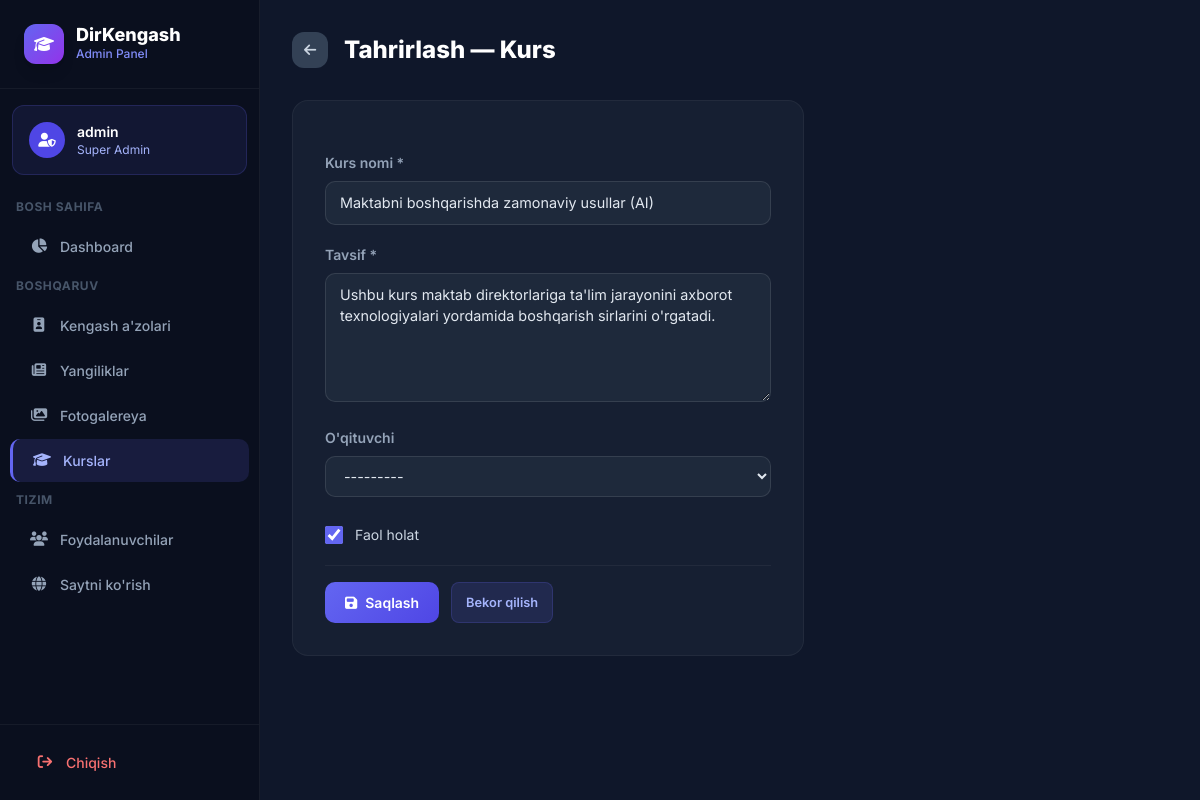
The app's page /admin-panel/courses/1/edit/ (signed in) with its own data.
### core/models.py (models this page shows, shortened)
class User(AbstractUser):
    class Role(models.TextChoices):
        ADMIN = 'ADMIN', _('Admin')
        DIRECTOR = 'DIRECTOR', _('Director')
        TEACHER = 'TEACHER', _('Teacher')
    role = models.CharField(max_length=20, choices=Role.choices, default=Role.TEACHER)
    phone_number = models.CharField(max_length=20, blank=True, null=True)
    avatar = models.ImageField(upload_to='avatars/', null=True, blank=True)
    def __str__(self):
        return f"{self.username} ({self.get_role_display()})"

class Course(models.Model):
    title = models.CharField(max_length=255)
    description = models.TextField()
    instructor = models.ForeignKey(User, on_delete=models.SET_NULL, null=True, related_name='taught_courses')
    created_at = models.DateTimeField(auto_now_add=True)
    is_active = models.BooleanField(default=True)

### core/admin_views.py (the view)
# urls.py: path('admin-panel/courses/<int:pk>/edit/', admin_views.admin_course_edit_view, name='admin_course_edit'),
@admin_required
def admin_course_edit_view(request, pk):
    course = get_object_or_404(Course, pk=pk)
    form = CourseForm(instance=course)
    if request.method == 'POST':
        form = CourseForm(request.POST, instance=course)
        if form.is_valid():
            form.save()
            messages.success(request, "Kurs yangilandi!")
            return redirect('admin_courses')
    return render(request, 'admin_course_form.html', {'form': form, 'action': 'Tahrirlash', 'course': course})

### core/admin_forms.py
class CourseForm(forms.ModelForm):
    class Meta:
        model = Course
        fields = ['title', 'description', 'instructor', 'is_active']
        widgets = {
            'title': forms.TextInput(attrs={'class': 'admin-input', 'placeholder': "Kurs nomi"}),
            'description': forms.Textarea(attrs={'class': 'admin-input', 'rows': 5, 'placeholder': "Kurs haqida ma'lumot..."}),
            'instructor': forms.Select(attrs={'class': 'admin-input'}),
            'is_active': forms.CheckboxInput(attrs={'class': 'admin-checkbox'}),
        }

### core/admin_views.py (called while the page is built)
def admin_required(view_func):
    @wraps(view_func)
    def wrapper(request, *args, **kwargs):
        if not request.user.is_authenticated:
            return redirect('admin_login')
        if not request.user.is_staff:
            return render(request, 'admin_403.html', status=403)
        return view_func(request, *args, **kwargs)
    return wrapper

### templates/admin_course_form.html (shortened to what this page needs)
{% extends 'admin_base.html' %}
{% block content %}
<div class="flex items-center gap-4 mb-8">
    <a href="{% url 'admin_courses' %}" class="w-9 h-9 rounded-xl bg-slate-700 hover:bg-slate-600 flex items-center justify-center text-slate-300 transition-colors">
        <i class="fa-solid fa-arrow-left text-sm"></i>
    </a>
    <h1 class="text-2xl font-extrabold text-white">{{ action }} — Kurs</h1>
</div>
<div class="max-w-lg">
    <div class="bg-slate-800/50 border border-white/5 rounded-2xl p-8">
        <form method="post" class="space-y-5">
            <div>
                <label class="block text-slate-400 text-sm font-semibold mb-2">Kurs nomi *</label>
                {{ form.title }}
            </div>
            <div>
                <label class="block text-slate-400 text-sm font-semibold mb-2">Tavsif *</label>
                {{ form.description }}
            </div>
            <div>
                <label class="block text-slate-400 text-sm font-semibold mb-2">O'qituvchi</label>
                {{ form.instructor }}
            </div>
            <div class="flex items-center gap-3 pt-2">
                {{ form.is_active }}
                <label class="text-slate-300 text-sm">Faol holat</label>
            </div>
            <div class="flex gap-3 pt-4 border-t border-white/5">
                <button type="submit" class="btn-admin-primary"><i class="fa-solid fa-save"></i> Saqlash</button>
                <a href="{% url 'admin_courses' %}" class="btn-admin-edit">Bekor qilish</a>
            </div>
        </form>
    </div>
</div>
{% endblock %}

### templates/admin_base.html (shortened to what this page needs)
<!DOCTYPE html>
<html lang="uz">
<head>
    <script src="https://cdn.tailwindcss.com"></script>
    <link rel="stylesheet" href="https://cdnjs.cloudflare.com/ajax/libs/font-awesome/6.4.0/css/all.min.css">
</head>
<body>
<div class="flex">
    <aside class="sidebar flex flex-col" style="position: fixed; top: 0; left: 0; height: 100vh; overflow-y: auto; z-index: 50;">
        <div class="p-6 border-b border-white/5">
            <div class="flex items-center gap-3">
                <div class="w-10 h-10 rounded-xl bg-gradient-to-br from-indigo-500 to-purple-600 flex items-center justify-center shadow-lg">
                    <i class="fa-solid fa-graduation-cap text-white"></i>
                </div>
                <div>
                    <div class="font-extrabold text-white text-lg leading-none">DirKengash</div>
                    <div class="text-indigo-400 text-xs font-medium mt-0.5">Admin Panel</div>
                </div>
            </div>
        </div>
        <div class="p-4 mx-3 mt-4 rounded-xl bg-indigo-500/10 border border-indigo-500/20 flex items-center gap-3">
            <div class="w-9 h-9 rounded-full bg-indigo-600 flex items-center justify-center shrink-0">
                <i class="fa-solid fa-user-shield text-white text-sm"></i>
            </div>
            <div class="min-w-0">
                <div class="text-white font-semibold text-sm truncate">{{ request.user.username }}</div>
                <div class="text-indigo-300 text-xs">Super Admin</div>
            </div>
        </div>
        <nav class="flex-1 py-4 space-y-0.5">
            <div class="px-4 py-2 text-xs font-bold text-slate-600 uppercase tracking-wider">Bosh sahifa</div>
            <a href="{% url 'admin_dashboard' %}" class="sidebar-link {% if request.resolver_match.url_name == 'admin_dashboard' %}active{% endif %}">
                <i class="fa-solid fa-chart-pie"></i> Dashboard
            </a>
            <div class="px-4 py-2 mt-2 text-xs font-bold text-slate-600 uppercase tracking-wider">Boshqaruv</div>
            <a href="{% url 'admin_members' %}" class="sidebar-link {% if 'member' in request.resolver_match.url_name %}active{% endif %}">
                <i class="fa-solid fa-id-badge"></i> Kengash a'zolari
            </a>
            <a href="{% url 'admin_news' %}" class="sidebar-link {% if 'news' in request.resolver_match.url_name %}active{% endif %}">
                <i class="fa-solid fa-newspaper"></i> Yangiliklar
            </a>
            <a href="{% url 'admin_gallery' %}" class="sidebar-link {% if 'gallery' in request.resolver_match.url_name %}active{% endif %}">
                <i class="fa-solid fa-images"></i> Fotogalereya
            </a>
            <a href="{% url 'admin_courses' %}" class="sidebar-link {% if 'course' in request.resolver_match.url_name %}active{% endif %}">
                <i class="fa-solid fa-graduation-cap"></i> Kurslar
            </a>
            <div class="px-4 py-2 mt-2 text-xs font-bold text-slate-600 uppercase tracking-wider">Tizim</div>
            <a href="{% url 'admin_users' %}" class="sidebar-link {% if 'user' in request.resolver_match.url_name %}active{% endif %}">
                <i class="fa-solid fa-users"></i> Foydalanuvchilar
            </a>
            <a href="{% url 'index' %}" target="_blank" class="sidebar-link">
                <i class="fa-solid fa-globe"></i> Saytni ko'rish
            </a>
        </nav>
        <div class="p-4 border-t border-white/5">
            <a href="{% url 'admin_logout' %}" class="sidebar-link text-red-400 hover:text-red-300 hover:bg-red-500/10 m-0">
                <i class="fa-solid fa-arrow-right-from-bracket"></i> Chiqish
            </a>
        </div>
    </aside>
    <main class="main-content" style="margin-left: 260px; min-height: 100vh; padding: 32px; width: calc(100% - 260px);">
        {% block content %}{% endblock %}
    </main>
</div>
</body>
</html>

### templates/admin_base.html (style rules this page uses)
* { box-sizing: border-box; }
body { font-family: 'Inter', sans-serif; background: #0f172a; color: #e2e8f0; margin: 0; }
.sidebar { width: 260px; min-height: 100vh; background: #0a0f1e; border-right: 1px solid rgba(255,255,255,0.06); }
.sidebar-link { display: flex; align-items: center; gap: 12px; padding: 11px 20px; border-radius: 10px; color: #94a3b8; font-size: 0.875rem; font-weight: 500; transition: all 0.2s; cursor: pointer; text-decoration: none; margin: 2px 10px; }
.sidebar-link:hover, .sidebar-link.active { background: rgba(99,102,241,0.15); color: #a5b4fc; }
.sidebar-link.active { border-left: 3px solid #6366f1; }
.sidebar-link i { width: 18px; text-align: center; font-size: 0.9rem; }
.admin-input { width: 100%; background: #1e293b; border: 1px solid rgba(255,255,255,0.1); border-radius: 10px; padding: 10px 14px; color: #e2e8f0; font-size: 0.9rem; transition: border-color 0.2s; font-family: 'Inter', sans-serif; outline: none; }
.admin-input option { background: #1e293b; }
.admin-checkbox { width: 18px; height: 18px; accent-color: #6366f1; cursor: pointer; }
.btn-admin-primary { background: linear-gradient(135deg, #6366f1, #4f46e5); color: white; font-weight: 600; border: none; border-radius: 10px; padding: 10px 20px; cursor: pointer; transition: all 0.2s; display: inline-flex; align-items: center; gap: 8px; text-decoration: none; font-size: 0.875rem; }
.btn-admin-edit { background: rgba(99,102,241,0.15); color: #a5b4fc; font-weight: 600; border: 1px solid rgba(99,102,241,0.2); border-radius: 8px; padding: 7px 14px; cursor: pointer; transition: all 0.2s; display: inline-flex; align-items: center; gap: 6px; text-decoration: none; font-size: 0.8rem; }
.main-content { flex: 1; overflow-x: hidden; }

### records on screen
User: user.username "admin"
Course: title "Maktabni boshqarishda zamonaviy usullar (AI)", description "Ushbu kurs maktab direktorlariga ta'lim jarayonini axborot texnologiyalari yordamida boshqarish sirlarini o'rgatadi.", instructor "---------", is_active "☑"

### other values on screen
{{ action }} "Tahrirlash"
